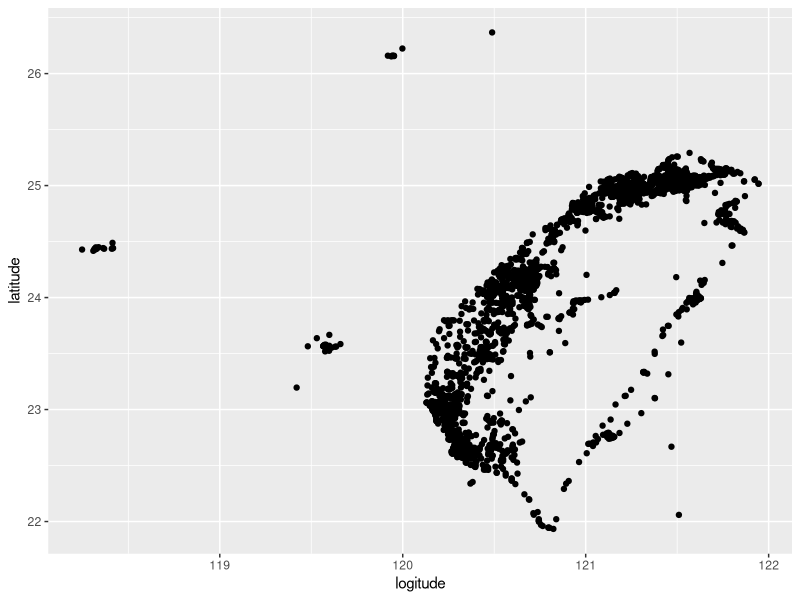

This figure's R source:
library(readr)
tw711_stores_df <- read_csv("711_stores_df.csv")

library(ggplot2)
library(magrittr)

tw711_stores_df %>% 
  ggplot(mapping = aes(x=logitude, y=latitude)) + geom_point()
